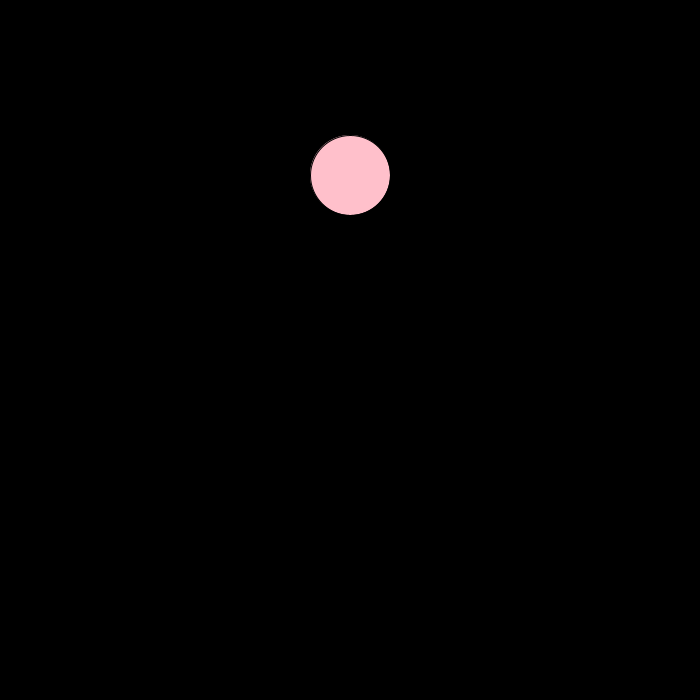
Frame 1 (no input)
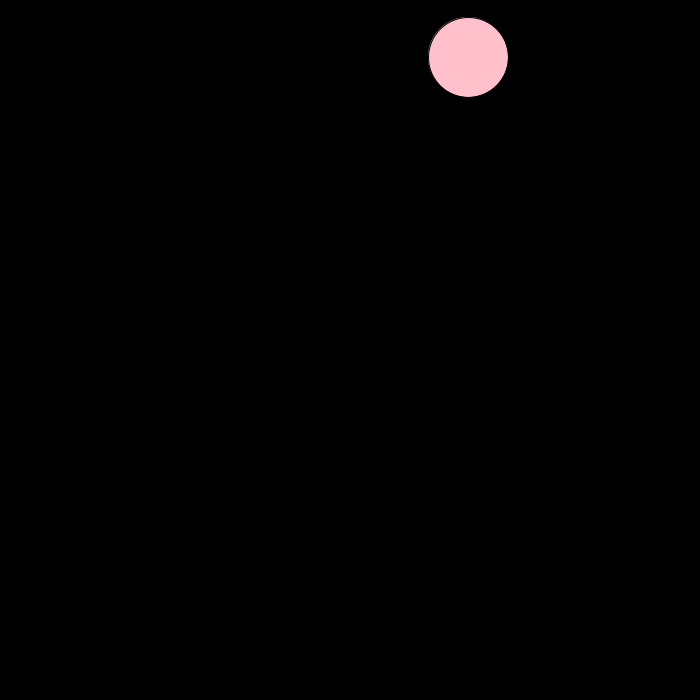
Frame 60 (the mouse pressed at the canvas centre just before this capture)
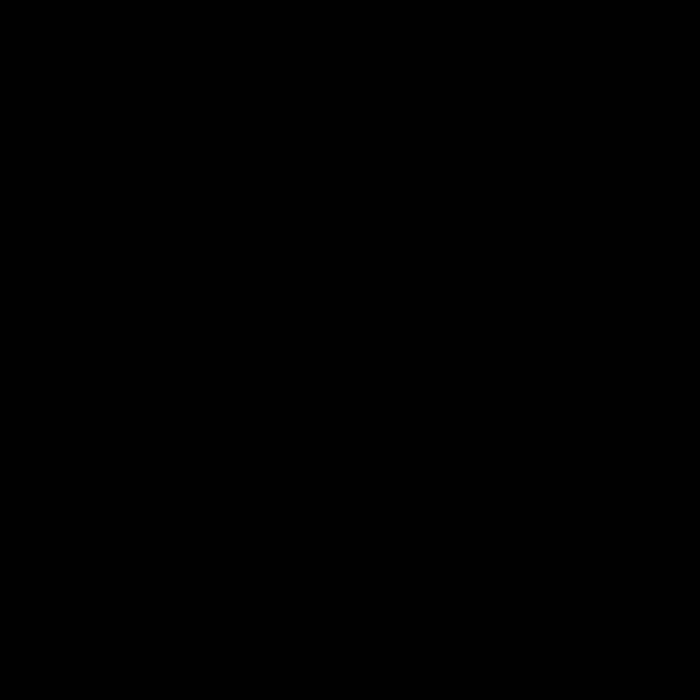
Frame 120 (the mouse held since frame 60 and released just before this capture)

The Processing sketch that drew these frames (run headless with seeded random() and noise(); from frame 60 on, the mouse is pressed at the canvas centre):

// Processing sketch: bubbleTrouble
// ── bubbleTrouble.pde
class Ball {
  int x;
  int y;
  int horizSpeed;
  int vertSpeed;
  int size;
  color ballColor;

  Ball(int x, int y, int horizSpeed, int vertSpeed, int size, color ballColor) {
    this.x = x;
    this.y = y;
    this.horizSpeed = horizSpeed;
    this.vertSpeed = vertSpeed;
    this.size = size;
    this.ballColor = ballColor;
  }

  void vertBounce() {
    this.vertSpeed *= -1;
  }

  void horizBounce() {
    this.horizSpeed *= -1;
  }

  void ballSplit() {
    if (this.size > 20 && ballCounter < allPossibleBalls.length-2) {
      Ball newBall1 = new Ball(this.x, this.y, this.horizSpeed, -this.vertSpeed, this.size/2, pink);
      Ball newBall2 = new Ball(this.x, this.y, -this.horizSpeed, -this.vertSpeed, this.size/2, pink);
      allPossibleBalls[ballCounter] = newBall1;
      allPossibleBalls[ballCounter+1] = newBall2;
      ballCounter+=2;
    }
    this.ballColor = color(0);
  }
};




Ball[] allPossibleBalls = new Ball[7];
color pink = color(255, 192, 203);

int ballCounter;




void setup() {
  size(700, 700);
  background(0);
  ballCounter = 0;

  allPossibleBalls[ballCounter] = new Ball(width/2, height/4, 2, -2, 80, pink);
  ballCounter++;
}

void draw() {
  background(0);
  for (Ball currentBall : allPossibleBalls) {
    if (currentBall != null) {
      drawBall(currentBall);
    }
  }
}

void drawBall(Ball ballToDraw) {
  fill(ballToDraw.ballColor);
  ellipse(ballToDraw.x, ballToDraw.y, ballToDraw.size, ballToDraw.size);
  ballToDraw.x += ballToDraw.horizSpeed;
  ballToDraw.y += ballToDraw.vertSpeed;

  if (ballToDraw.x < (ballToDraw.size/2) || ballToDraw.x > (width - (ballToDraw.size/2))) {
    ballToDraw.horizBounce();
  } else if (ballToDraw.y < (ballToDraw.size/2) || ballToDraw.y > (height - (ballToDraw.size/2))) {
        
    ballToDraw.vertBounce();
    ballToDraw.ballSplit();
  }
}
